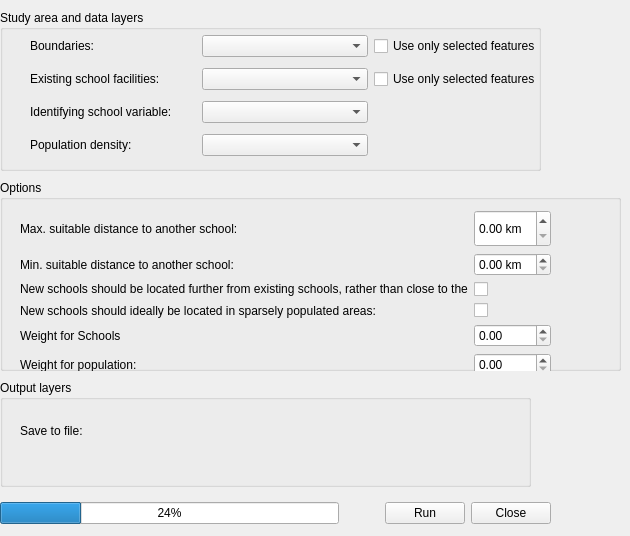
   <widget class="QWidget" name="social_suitability">
    <widget class="QgsCollapsibleGroupBox" name="mGroupBox_areaExposure_2">
     <property name="geometry">
      <rect>
       <x>0</x>
       <y>10</y>
       <width>541</width>
       <height>161</height>
      </rect>
     </property>
     <property name="title">
      <string>Study area and data layers</string>
     </property>
     <widget class="QWidget" name="gridLayoutWidget_2">
      <property name="geometry">
       <rect>
        <x>30</x>
        <y>20</y>
        <width>511</width>
        <height>131</height>
       </rect>
      </property>
      <layout class="QGridLayout" name="gridLayout">
       <item row="1" column="0">
        <widget class="QLabel" name="label_14">
         <property name="text">
          <string>Existing school facilities: </string>
         </property>
        </widget>
       </item>
       <item row="2" column="1">
        <widget class="QgsFieldComboBox" name="mFieldComboBox"/>
       </item>
       <item row="0" column="0">
        <widget class="QLabel" name="label_pointlayer_2">
         <property name="text">
          <string>Boundaries: </string>
         </property>
        </widget>
       </item>
       <item row="1" column="2">
        <widget class="QCheckBox" name="checkBox_3">
         <property name="text">
          <string>Use only selected features</string>
         </property>
        </widget>
       </item>
       <item row="0" column="2">
        <widget class="QCheckBox" name="checkBox_4">
         <property name="text">
          <string>Use only selected features</string>
         </property>
        </widget>
       </item>
       <item row="2" column="0">
        <widget class="QLabel" name="label_15">
         <property name="text">
          <string>Identifying school variable: </string>
         </property>
        </widget>
       </item>
       <item row="3" column="0">
        <widget class="QLabel" name="label_17">
         <property name="text">
          <string>Population density: </string>
         </property>
        </widget>
       </item>
       <item row="1" column="1">
        <widget class="QgsMapLayerComboBox" name="mMapLayerComboBox_8"/>
       </item>
       <item row="0" column="1">
        <widget class="QgsMapLayerComboBox" name="mMapLayerComboBox_9"/>
       </item>
       <item row="3" column="1">
        <widget class="QgsMapLayerComboBox" name="mMapLayerComboBox_10"/>
       </item>
      </layout>
     </widget>
    </widget>
    <widget class="QgsCollapsibleGroupBox" name="mGroupBox">
     <property name="geometry">
      <rect>
       <x>0</x>
       <y>180</y>
       <width>621</width>
       <height>191</height>
      </rect>
     </property>
     <property name="title">
      <string>Options</string>
     </property>
     <widget class="QWidget" name="gridLayoutWidget">
      <property name="geometry">
       <rect>
        <x>20</x>
        <y>30</y>
        <width>531</width>
        <height>166</height>
       </rect>
      </property>
      <layout class="QGridLayout" name="gridLayoutOptions">
       <item row="3" column="0">
        <widget class="QLabel" name="label_22">
         <property name="text">
          <string>New schools should ideally be located in sparsely populated areas: </string>
         </property>
        </widget>
       </item>
       <item row="4" column="0">
        <widget class="QLabel" name="label_20">
         <property name="text">
          <string>Weight for Schools</string>
         </property>
        </widget>
       </item>
       <item row="2" column="0">
        <widget class="QLabel" name="label_19">
         <property name="text">
          <string>&lt;html&gt;&lt;head/&gt;&lt;body&gt;&lt;p&gt;New schools should be located further from  existing schools, rather than close to them: &lt;/p&gt;&lt;/body&gt;&lt;/html&gt;</string>
         </property>
        </widget>
       </item>
       <item row="1" column="1">
        <widget class="QgsDoubleSpinBox" name="mQgsDoubleSpinBox_6">
         <property name="suffix">
          <string> km</string>
         </property>
        </widget>
       </item>
       <item row="0" column="1">
        <widget class="QgsDoubleSpinBox" name="mQgsDoubleSpinBox_7">
         <property name="maximumSize">
          <size>
           <width>160</width>
           <height>40</height>
          </size>
         </property>
         <property name="showGroupSeparator" stdset="0">
          <bool>false</bool>
         </property>
         <property name="suffix">
          <string> km</string>
         </property>
        </widget>
       </item>
       <item row="3" column="1">
        <widget class="QCheckBox" name="checkBox_6">
         <property name="text">
          <string/>
         </property>
        </widget>
       </item>
       <item row="1" column="0">
        <widget class="QLabel" name="label_18">
         <property name="text">
          <string>Min. suitable distance to another school: </string>
         </property>
        </widget>
       </item>
       <item row="2" column="1">
        <widget class="QCheckBox" name="checkBox_5">
         <property name="text">
          <string/>
         </property>
        </widget>
       </item>
       <item row="4" column="1">
        <widget class="QgsDoubleSpinBox" name="mQgsDoubleSpinBox_8"/>
       </item>
       <item row="0" column="0">
        <widget class="QLabel" name="label_16">
         <property name="text">
          <string>Max. suitable distance to another school: </string>
         </property>
        </widget>
       </item>
       <item row="5" column="0">
        <widget class="QLabel" name="label_21">
         <property name="text">
          <string>Weight for population:</string>
         </property>
        </widget>
       </item>
       <item row="5" column="1">
        <widget class="QgsDoubleSpinBox" name="mQgsDoubleSpinBox_9"/>
       </item>
      </layout>
     </widget>
    </widget>
    <widget class="QgsCollapsibleGroupBox" name="mGroupBox_output_2">
     <property name="geometry">
      <rect>
       <x>0</x>
       <y>380</y>
       <width>531</width>
       <height>107</height>
      </rect>
     </property>
     <property name="title">
      <string>Output layers</string>
     </property>
     <widget class="QWidget" name="layoutWidget_2">
      <property name="geometry">
       <rect>
        <x>20</x>
        <y>20</y>
        <width>371</width>
        <height>61</height>
       </rect>
      </property>
      <layout class="QGridLayout" name="gridLayout_12">
       <item row="0" column="1">
        <widget class="QgsFileWidget" name="mQgsFileWidget_13"/>
       </item>
       <item row="0" column="0">
        <widget class="QLabel" name="label_23">
         <property name="text">
          <string>Save to file:</string>
         </property>
        </widget>
       </item>
      </layout>
     </widget>
    </widget>
    <widget class="QWidget" name="layoutWidget">
     <property name="geometry">
      <rect>
       <x>0</x>
       <y>500</y>
       <width>551</width>
       <height>27</height>
      </rect>
     </property>
     <layout class="QHBoxLayout" name="horizontalLayout_3">
      <item>
       <widget class="QProgressBar" name="progressBar_2">
        <property name="value">
         <number>24</number>
        </property>
       </widget>
      </item>
      <item>
       <spacer name="horizontalSpacer_4">
        <property name="orientation">
         <enum>Qt::Horizontal</enum>
        </property>
        <property name="sizeType">
         <enum>QSizePolicy::Fixed</enum>
        </property>
        <property name="sizeHint" stdset="0">
         <size>
          <width>40</width>
          <height>20</height>
         </size>
        </property>
       </spacer>
      </item>
      <item>
       <layout class="QHBoxLayout" name="horizontalLayout">
        <item>
         <widget class="QPushButton" name="pushButton_3">
          <property name="text">
           <string>Run</string>
          </property>
         </widget>
        </item>
        <item>
         <widget class="QPushButton" name="pushButton_2">
          <property name="text">
           <string>Close</string>
          </property>
         </widget>
        </item>
       </layout>
      </item>
     </layout>
    </widget>
   </widget>
